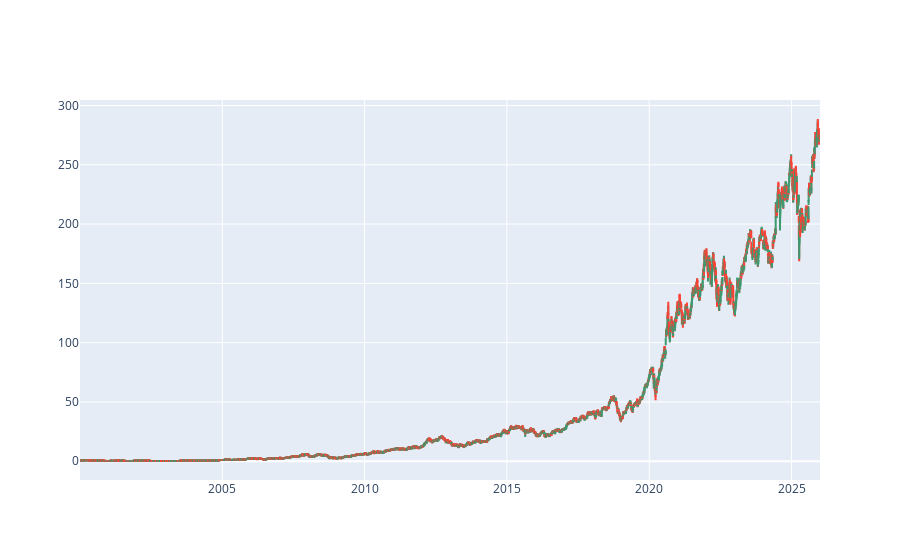

The notebook cell this image was saved under:
### Code cell
#candelstick
#create a candelstick useing plotly


import plotly.graph_objects as go

fig = go.Figure(data = [go.Candlestick(x = data01['Date'], open = data01['Open'],
                                       high = data01['High'],
                                       low = data01['Low'],
                                       close = data01['Close'])])
fig.update_layout(xaxis_rangeslider_visible = False)
fig.show()

### Figure 1 — Plotly figure (JSON) as saved in the notebook; plotly's stock layout.template omitted (floating-point values rounded to 4 significant figures; data arrays with more than 128 entries replaced by an {"elided": "..."} marker saying what was removed)
{"data": [{"close": {"elided": "6540 str values"}, "high": {"elided": "6540 str values"}, "low": {"elided": "6540 str values"}, "open": {"elided": "6540 str values"}, "type": "candlestick", "x": {"elided": "6540 str values"}}], "layout": {"xaxis": {"rangeslider": {"visible": false}}}}
